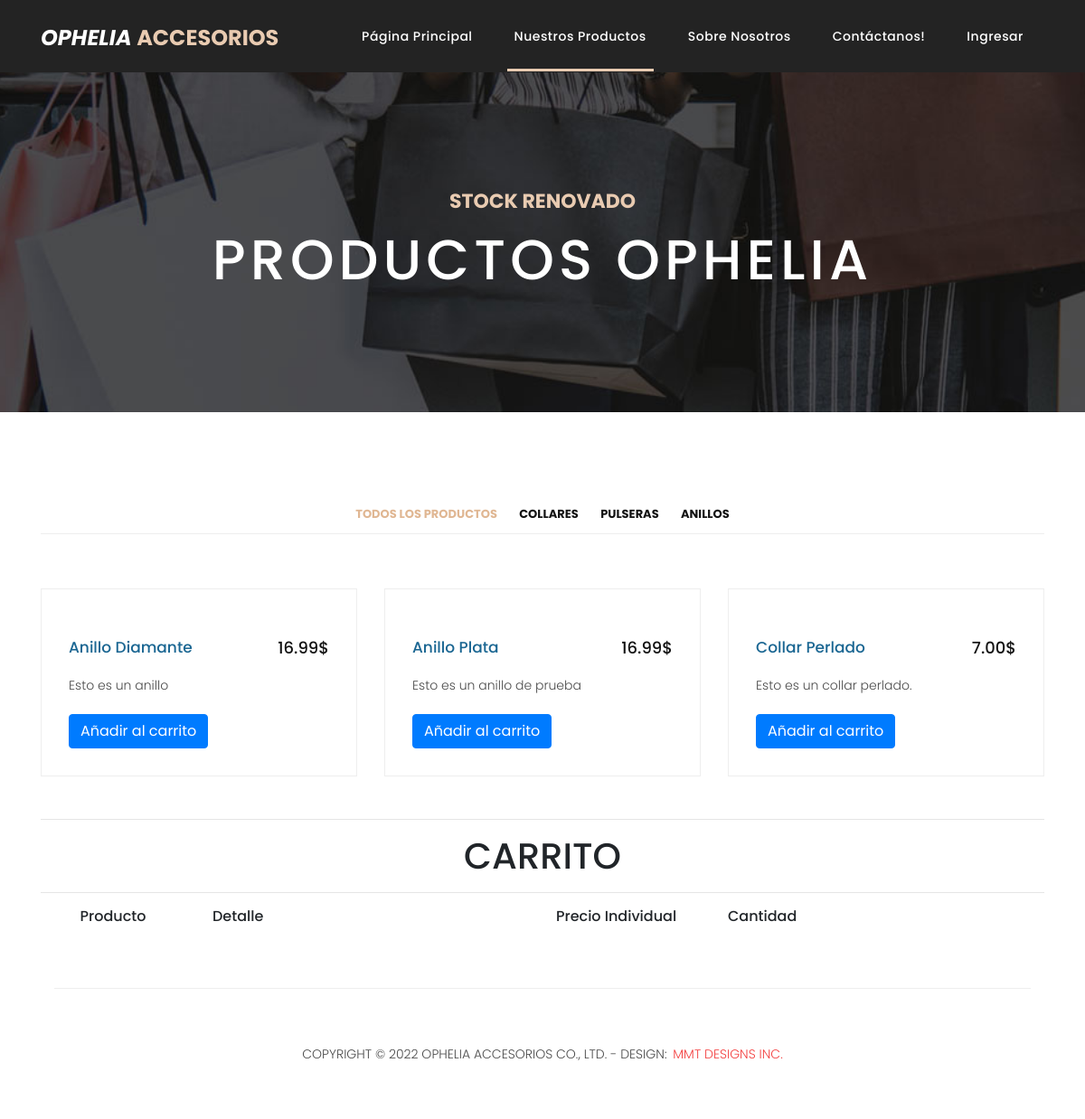
/products.php, run on the app's committed database.
### tables this page shows
CREATE TABLE `productos` (
  `id_prod` int(4) NOT NULL,
  `nombre_prod` varchar(100) NOT NULL,
  `precio_prod` varchar(100) NOT NULL,
  `detalle_prod` varchar(500) NOT NULL,
  `ruta_img` varchar(300) NOT NULL,
  `id_filtro` int(10) NOT NULL
);

### userdata.php (called while the page is built, shortened)
<?php
$user = $_SESSION['username'];
?>

### products.php (the view, shortened to what this page needs)
<?php
 require 'userdata.php';
$mysqli = new mysqli("localhost", "root", "", "db_ophelia");
?>
<!DOCTYPE html>
<html lang="en">
  <head>
    <link href="vendor/bootstrap/css/bootstrap.min.css" rel="stylesheet">
    <link rel="stylesheet" href="assets/css/fontawesome.css">
    <link rel="stylesheet" href="assets/css/templatemo-sixteen.css">
    <link rel="stylesheet" href="assets/css/owl.css">
  </head>
  <body>
    <header class="">
      <nav class="navbar navbar-expand-lg">
        <div class="container">
          <a class="navbar-brand" <?php
              if ($user == 'admin' && $pass == 'admin'){
             echo 'href="adminpanel.php"';
            } else if ($user != 'admin'){
              echo 'href="index.php"';
            }
            ?>><h2 class="cursiva">Ophelia <em>Accesorios</em></h2></a>
          <div class="collapse navbar-collapse" id="navbarResponsive">
            <ul class="navbar-nav ml-auto">
              <li class="nav-item">
                <a class="nav-link" href="index.php">Página Principal
                </a>
              </li>
              <li class="nav-item active">
                <a class="nav-link" href="products.php">Nuestros Productos</a>
              </li>
              <li class="nav-item">
                <a class="nav-link" href="about.php">Sobre Nosotros</a>
              </li>
              <li class="nav-item">
                <a class="nav-link" href="contact.php">Contáctanos!</a>
              </li>
              <?php
              if ($user == ''){
             echo '<li class="nav-item">
              <a id="usuarioIniciado" class="nav-link" href="login.php">Ingresar</a>
              </li>';
            } else if ($user != ''){
              echo '<li class="nav-item">
              <a id="usuarioIniciado" class="nav-link" href="cuenta.php">Cuenta</a>
              </li>';
            }
            ?>
            </ul>
          </div>
        </div>
      </nav>
    </header>
    <div class="page-heading products-heading header-text">
      <div class="container">
        <div class="row">
          <div class="col-md-12">
            <div class="text-content">
              <h4>Stock renovado</h4>
              <h2>Productos Ophelia</h2>
            </div>
          </div>
        </div>
      </div>
    </div>
    <div class="products">
      <div class="container">
        <div class="row">
          <div class="col-md-12">
            <div class="filters">
              <ul>
                  <li class="filtros-responsive active" data-filter="*">Todos los productos</li>
                  <li class="filtros-responsive" data-filter=".des">Collares</li>
                  <li class="filtros-responsive" data-filter=".dev">Pulseras</li>
                  <li class="filtros-responsive" data-filter=".gra">Anillos</li>
              </ul>
            </div>
          </div>
          <div class="col-md-12">
            <div class="filters-content">
                <div class="row grid productContainers">
                    <?php
$sql = "SELECT * FROM productos";
$resultado = mysqli_query($mysqli, $sql);
if ($resultado){
             while($row = $resultado->fetch_array()){
              $titulo = $row['nombre_prod'];
              $precio = $row['precio_prod'];
              $detalle = $row['detalle_prod'];
              $rutaimg = $row['ruta_img'];
              $filtro = $row['id_filtro'];
if ($filtro == 1){
  $filtrar = "";
} else if ($filtro == 2){
  $filtrar = "des";
}else if ($filtro == 3) {
  $filtrar = "dev";
}else if ($filtro == 4){
  $filtrar = "gra";
};
              echo '
              <div class="item col-lg-4 col-md-4 all '.$filtrar . '">
             <div class="product-item">
               <img src="assets/images/Productos imagenes/' . $rutaimg . '" alt="" class="item-image">
               <div class="down-content">
                 <h4 class="item-title">' . $titulo . '</h4>
                 <h6 class="item-price"> ' . $precio . '</h6>
                 <p class="item-detail"> ' . $detalle . '</p>
                 <button onclick="añadidoCarrito()" class="item-button btn btn-primary btn-add addToCart">  Añadir al carrito </button>
               </div>
             </div>
           </div> <br>';
            }
          }
?>
                </div>
            </div>
          </div>
          <div class="col-md-12">
          </div>
        </div>
      </div>
    </div>
    <section class="shopping-cart">
      <div class="container">
        <hr>
          <h1 class="text-center">CARRITO</h1>
          <hr>
          <div class="row">
              <div class="col-2">
                  <div class="shopping-cart-header text-center">
                      <h6 class="carrito-titulos-responsive">Producto</h6>
                  </div>
              </div>
              <div class="col-4">
                  <div class="shopping-cart-header">
                      <h6 class="carrito-titulos-responsive">Detalle</h6>
                  </div>
              </div>
              <div class="col-2">
                <div class="shopping-cart-header">
                    <h6 class="carrito-titulos-responsive">Precio Individual</h6>
                </div>
              </div>
              <div class="col-4">
                  <div class="shopping-cart-header">
                      <h6 class="carrito-titulos-responsive">Cantidad</h6>
                  </div>
              </div>
          </div>
    <footer>
      <div class="container">
        <div class="row">
          <div class="col-md-12">
            <div class="inner-content">
              <p>Copyright &copy; 2022 Ophelia Accesorios Co., Ltd.
            - Design: <a rel="nofollow noopener" href="#">MMT Designs Inc.</a></p>
            </div>
          </div>
        </div>
      </div>
    </footer>
  </body>
</html>

### assets/css/templatemo-sixteen.css (style rules this page uses)
.cursiva { font-style: italic; }
body { font-family: 'Poppins', sans-serif; overflow-x: hidden; text-rendering: optimizeLegibility; -webkit-font-smoothing: antialiased; -moz-osx-font-smoothing: grayscale; }
p { margin-bottom: 0px; font-size: 14px; font-weight: 300; color: #4a4a4a; line-height: 24px; }
a { text-decoration: none!important; }
ul { padding: 0; margin: 0; list-style: none; }
h1,h2,h3,h4,h5,h6 { margin: 0px; }
.products-heading { background-image: url(../images/products-heading.jpg); }
.page-heading { padding: 210px 0px 130px 0px; text-align: center; background-position: center center; background-repeat: no-repeat; background-size: cover; }
.page-heading .text-content h4 { color: rgb(233, 203, 177); font-size: 22px; text-transform: uppercase; font-weight: 700; margin-bottom: 15px; }
.page-heading .text-content h2 { color: #fff; font-size: 62px; text-transform: uppercase; letter-spacing: 5px; }
header { position: absolute; z-index: 99999; width: 100%; height: 80px; background-color: #232323; -webkit-transition: all 0.3s ease-in-out 0s; -moz-transition: all 0.3s ease-in-out 0s; -o-transition: all 0.3s ease-in-out 0s; transition: all 0.3s ease-in-out 0s; }
header .navbar { padding: 17px 0px; }
.navbar .navbar-brand { float: left; margin-top: -12px; outline: none; }
.navbar .navbar-brand h2 { color: #fff; text-transform: uppercase; font-size: 24px; font-weight: 700; -webkit-transition: all .3s ease 0s; -moz-transition: all .3s ease 0s; -o-transition: all .3s ease 0s; transition: all .3s ease 0s; }
.navbar .navbar-brand h2 em { font-style: normal; color: rgb(233, 203, 177); }
#navbarResponsive { z-index: 999; }
.navbar-collapse { text-align: center; }
.navbar .navbar-nav .nav-item { margin: 0px 15px; }
.navbar .navbar-nav a.nav-link { text-transform: capitalize; font-size: 14px; font-weight: 500; letter-spacing: 0.5px; color: #fff; transition: all 0.5s; margin-top: 5px; }
.navbar .navbar-nav .nav-link:hover, .navbar .navbar-nav .active>.nav-link, .navbar .navbar-nav .nav-link.active, .navbar .navbar-nav .nav-link.show, .navbar .navbar-nav .show>.nav-link { color: #fff; padding-bottom: 25px; border-bottom: 3px solid rgb(233, 203, 177); }
.product-item { border: 1px solid #eee; margin-bottom: 30px; }
.product-item .down-content { padding: 30px; position: relative; }
.product-item .down-content h4 { font-size: 17px; color: #1a6692; margin-bottom: 20px; }
.product-item .down-content h6 { position: absolute; top: 30px; right: 30px; font-size: 18px; color: #121212; }
.product-item .down-content p { margin-bottom: 20px; }
footer { text-align: center; }
footer .inner-content { border-top: 1px solid #eee; margin-top: 60px; padding: 60px 0px; }
footer .inner-content p { text-transform: uppercase; }
footer .inner-content p a { color: #f33f3f; margin-left: 3px; }
.products { margin-top: 100px; }
.products .filters { text-align: center; border-bottom: 1px solid #eee; padding-bottom: 10px; margin-bottom: 60px; }
.products .filters li { text-transform: uppercase; font-size: 13px; font-weight: 700; color: #121212; display: inline-block; margin: 0px 10px; transition: all .3s; cursor: pointer; }
.products .filters ul li.active, .products .filters ul li:hover { color: rgb(224, 183, 147); }

### data on the page
productos: nombre_prod "Anillo Diamante", precio_prod "16.99$", detalle_prod "Esto es un anillo"
productos: nombre_prod "Anillo Plata", precio_prod "16.99$", detalle_prod "Esto es un anillo de prueba"
productos: nombre_prod "Collar Perlado", precio_prod "7.00$", detalle_prod "Esto es un collar perlado."
